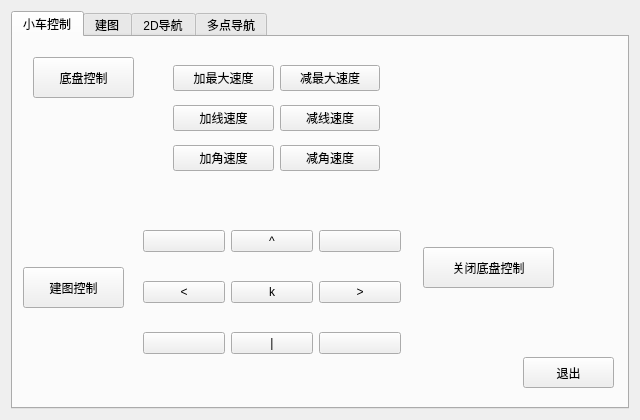
<?xml version="1.0" encoding="UTF-8"?>
<ui version="4.0">
 <class>Widget</class>
 <widget class="QWidget" name="Widget">
  <property name="geometry">
   <rect>
    <x>0</x>
    <y>0</y>
    <width>640</width>
    <height>420</height>
   </rect>
  </property>
  <property name="windowTitle">
   <string>Widget</string>
  </property>
  <layout class="QHBoxLayout" name="horizontalLayout_4">
   <item>
    <widget class="QTabWidget" name="tabWidget">
     <property name="currentIndex">
      <number>0</number>
     </property>
     <widget class="QWidget" name="tab">
      <attribute name="title">
       <string>小车控制</string>
      </attribute>
      <widget class="QWidget" name="layoutWidget">
       <property name="geometry">
        <rect>
         <x>130</x>
         <y>170</y>
         <width>258</width>
         <height>171</height>
        </rect>
       </property>
       <layout class="QVBoxLayout" name="verticalLayout">
        <item>
         <layout class="QHBoxLayout" name="horizontalLayout">
          <item>
           <widget class="QPushButton" name="pushButton_u">
            <property name="text">
             <string/>
            </property>
           </widget>
          </item>
          <item>
           <widget class="QPushButton" name="pushButton_i">
            <property name="text">
             <string>^</string>
            </property>
           </widget>
          </item>
          <item>
           <widget class="QPushButton" name="pushButton_o">
            <property name="text">
             <string/>
            </property>
           </widget>
          </item>
         </layout>
        </item>
        <item>
         <layout class="QHBoxLayout" name="horizontalLayout_2">
          <item>
           <widget class="QPushButton" name="pushButton_j">
            <property name="text">
             <string>&lt;</string>
            </property>
           </widget>
          </item>
          <item>
           <widget class="QPushButton" name="pushButton_k">
            <property name="text">
             <string>k</string>
            </property>
           </widget>
          </item>
          <item>
           <widget class="QPushButton" name="pushButton_l">
            <property name="text">
             <string>&gt;</string>
            </property>
           </widget>
          </item>
         </layout>
        </item>
        <item>
         <layout class="QHBoxLayout" name="horizontalLayout_3">
          <item>
           <widget class="QPushButton" name="pushButton_m">
            <property name="text">
             <string/>
            </property>
           </widget>
          </item>
          <item>
           <widget class="QPushButton" name="pushButton">
            <property name="text">
             <string>|</string>
            </property>
           </widget>
          </item>
          <item>
           <widget class="QPushButton" name="pushButton_">
            <property name="text">
             <string/>
            </property>
           </widget>
          </item>
         </layout>
        </item>
       </layout>
      </widget>
      <widget class="QPushButton" name="pushButton_break">
       <property name="geometry">
        <rect>
         <x>510</x>
         <y>320</y>
         <width>91</width>
         <height>31</height>
        </rect>
       </property>
       <property name="text">
        <string>退出</string>
       </property>
      </widget>
      <widget class="QPushButton" name="pushButton_3">
       <property name="geometry">
        <rect>
         <x>410</x>
         <y>210</y>
         <width>131</width>
         <height>41</height>
        </rect>
       </property>
       <property name="text">
        <string>关闭底盘控制</string>
       </property>
      </widget>
      <widget class="QWidget" name="layoutWidget">
       <property name="geometry">
        <rect>
         <x>160</x>
         <y>20</y>
         <width>207</width>
         <height>124</height>
        </rect>
       </property>
       <layout class="QGridLayout" name="gridLayout">
        <item row="0" column="0">
         <widget class="QPushButton" name="pushButton_q">
          <property name="text">
           <string>加最大速度</string>
          </property>
         </widget>
        </item>
        <item row="0" column="1">
         <widget class="QPushButton" name="pushButton_z">
          <property name="text">
           <string>减最大速度</string>
          </property>
         </widget>
        </item>
        <item row="1" column="0">
         <widget class="QPushButton" name="pushButton_w">
          <property name="text">
           <string>加线速度</string>
          </property>
         </widget>
        </item>
        <item row="1" column="1">
         <widget class="QPushButton" name="pushButton_x">
          <property name="text">
           <string>减线速度</string>
          </property>
         </widget>
        </item>
        <item row="2" column="0">
         <widget class="QPushButton" name="pushButton_e">
          <property name="text">
           <string>加角速度</string>
          </property>
         </widget>
        </item>
        <item row="2" column="1">
         <widget class="QPushButton" name="pushButton_c">
          <property name="text">
           <string>减角速度</string>
          </property>
         </widget>
        </item>
       </layout>
      </widget>
      <widget class="QPushButton" name="pushButton_2">
       <property name="geometry">
        <rect>
         <x>20</x>
         <y>20</y>
         <width>101</width>
         <height>41</height>
        </rect>
       </property>
       <property name="text">
        <string>底盘控制</string>
       </property>
      </widget>
      <widget class="QPushButton" name="pushButton_8">
       <property name="geometry">
        <rect>
         <x>10</x>
         <y>230</y>
         <width>101</width>
         <height>41</height>
        </rect>
       </property>
       <property name="text">
        <string>建图控制</string>
       </property>
      </widget>
     </widget>
     <widget class="QWidget" name="tab_2">
      <attribute name="title">
       <string>建图</string>
      </attribute>
      <widget class="QPushButton" name="pushButton_4">
       <property name="geometry">
        <rect>
         <x>410</x>
         <y>140</y>
         <width>111</width>
         <height>41</height>
        </rect>
       </property>
       <property name="text">
        <string>打开rviz2</string>
       </property>
      </widget>
      <widget class="QPushButton" name="pushButton_6">
       <property name="geometry">
        <rect>
         <x>110</x>
         <y>40</y>
         <width>181</width>
         <height>41</height>
        </rect>
       </property>
       <property name="text">
        <string>打开cartographer建图</string>
       </property>
      </widget>
      <widget class="QPushButton" name="pushButton_7">
       <property name="geometry">
        <rect>
         <x>140</x>
         <y>220</y>
         <width>111</width>
         <height>41</height>
        </rect>
       </property>
       <property name="text">
        <string>关闭建图</string>
       </property>
      </widget>
      <widget class="QPushButton" name="pushButton_9">
       <property name="geometry">
        <rect>
         <x>140</x>
         <y>130</y>
         <width>111</width>
         <height>41</height>
        </rect>
       </property>
       <property name="text">
        <string>保存地图</string>
       </property>
      </widget>
     </widget>
     <widget class="QWidget" name="tab_3">
      <attribute name="title">
       <string>2D导航</string>
      </attribute>
      <widget class="QPushButton" name="pushButton_10">
       <property name="geometry">
        <rect>
         <x>200</x>
         <y>70</y>
         <width>101</width>
         <height>41</height>
        </rect>
       </property>
       <property name="text">
        <string>打开2D导航</string>
       </property>
      </widget>
      <widget class="QPushButton" name="pushButton_11">
       <property name="geometry">
        <rect>
         <x>200</x>
         <y>200</y>
         <width>101</width>
         <height>41</height>
        </rect>
       </property>
       <property name="text">
        <string>关闭2D导航</string>
       </property>
      </widget>
      <widget class="QPushButton" name="pushButton_12">
       <property name="geometry">
        <rect>
         <x>130</x>
         <y>130</y>
         <width>101</width>
         <height>41</height>
        </rect>
       </property>
       <property name="text">
        <string>小车自定位</string>
       </property>
      </widget>
      <widget class="QPushButton" name="pushButton_13">
       <property name="geometry">
        <rect>
         <x>280</x>
         <y>130</y>
         <width>101</width>
         <height>41</height>
        </rect>
       </property>
       <property name="text">
        <string>关闭自定位</string>
       </property>
      </widget>
     </widget>
     <widget class="QWidget" name="tab_4">
      <attribute name="title">
       <string>多点导航</string>
      </attribute>
      <widget class="QPushButton" name="pushButton_14">
       <property name="geometry">
        <rect>
         <x>70</x>
         <y>80</y>
         <width>101</width>
         <height>31</height>
        </rect>
       </property>
       <property name="text">
        <string>设置导航点</string>
       </property>
      </widget>
      <widget class="QPushButton" name="pushButton_15">
       <property name="geometry">
        <rect>
         <x>70</x>
         <y>140</y>
         <width>101</width>
         <height>31</height>
        </rect>
       </property>
       <property name="text">
        <string>保存导航点</string>
       </property>
      </widget>
      <widget class="QPushButton" name="pushButton_16">
       <property name="geometry">
        <rect>
         <x>240</x>
         <y>210</y>
         <width>101</width>
         <height>31</height>
        </rect>
       </property>
       <property name="text">
        <string>结束导航</string>
       </property>
      </widget>
      <widget class="QPushButton" name="pushButton_17">
       <property name="geometry">
        <rect>
         <x>240</x>
         <y>50</y>
         <width>101</width>
         <height>31</height>
        </rect>
       </property>
       <property name="text">
        <string>启动导航</string>
       </property>
      </widget>
      <widget class="QPushButton" name="pushButton_18">
       <property name="geometry">
        <rect>
         <x>240</x>
         <y>130</y>
         <width>101</width>
         <height>31</height>
        </rect>
       </property>
       <property name="text">
        <string>开始导航</string>
       </property>
      </widget>
     </widget>
    </widget>
   </item>
  </layout>
 </widget>
 <resources/>
 <connections/>
</ui>
